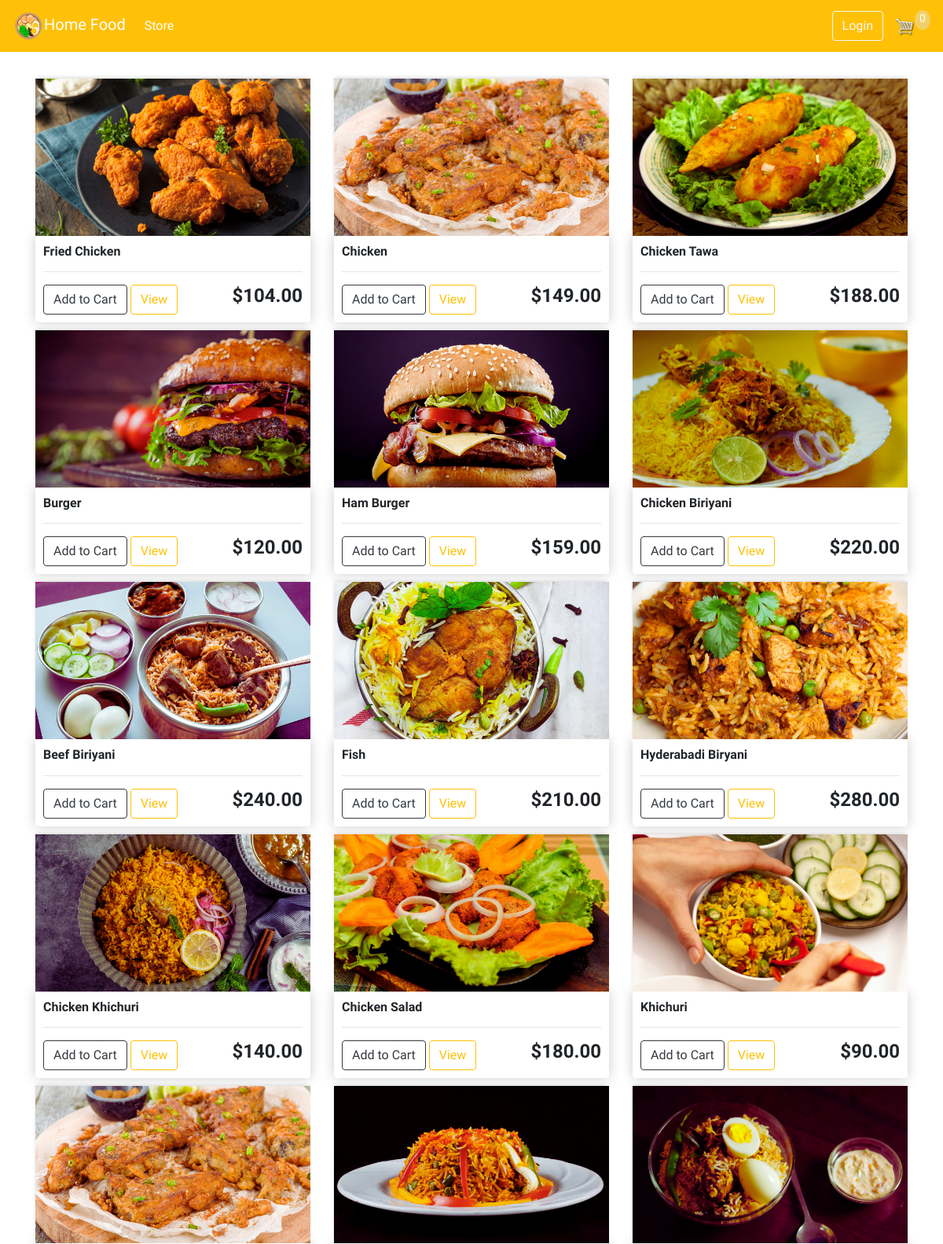
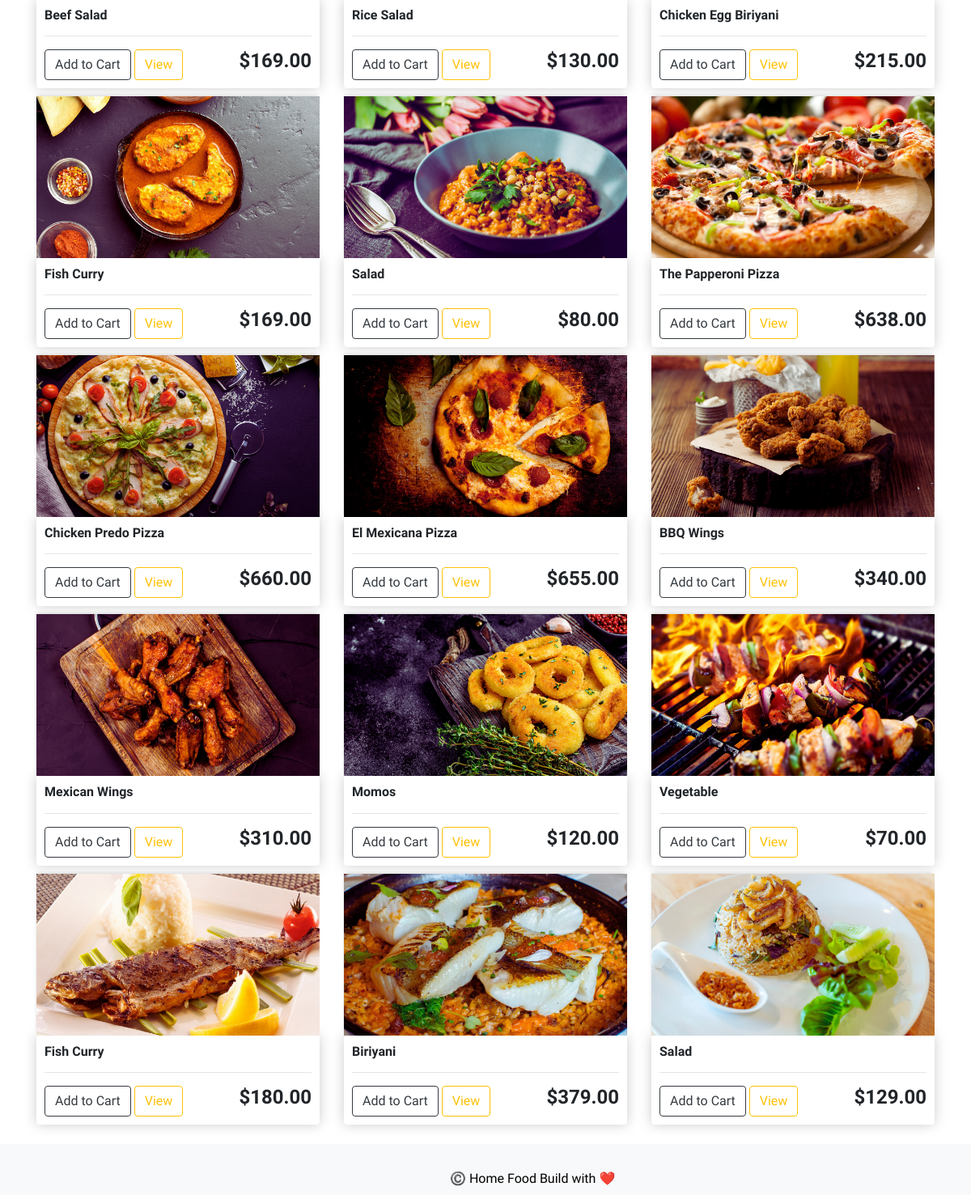
The page / on the database its author committed (2 pictures, top to bottom).
### store/models.py (models this page shows, shortened)
class Product(models.Model):
    name = models.CharField(max_length=200, null=True)
    price = models.FloatField(max_length=200, null=True)
    digital = models.BooleanField(default=False, null=True, blank=True)
    image = models.ImageField(null=True, blank=True)
    @property
    def imageURL(self):
        try:
            url = self.image.url
        except:
            url = ''
        return url

### store/views.py (the view)
# urls.py: path('', include('store.urls')),
def store(request):
    data = cartData(request)
    cartItems = data['cartItems']
    order = data['order']
    items = data['items']
    products = Product.objects.all()
    context = {'products': products, 'cartItems': cartItems}
    return render(request, 'store/store.html', context)

### store/utils.py (called while the page is built, shortened)
def cookieCart(request):
    try:
        cart = json.loads(request.COOKIES['cart'])
    except:
        cart = {}
        print('CART:', cart)
    items = []
    order = {'get_cart_total': 0, 'get_cart_items': 0, 'shipping': False}
    cartItems = order['get_cart_items']
    return {'cartItems': cartItems, 'order': order, 'items': items}

def cartData(request):
    if request.user.is_authenticated:
        customer = request.user.customer
        order, created = Order.objects.get_or_create(customer=customer, complete=False)
        items = order.orderitem_set.all()
        cartItems = order.get_cart_items
    else:
        cookieData = cookieCart(request)
        cartItems = cookieData['cartItems']
        order = cookieData['order']
        items = cookieData['items']
    return {'cartItems': cartItems, 'order': order, 'items': items}

### templates/store/store.html
{% extends 'store/main.html' %}
{% load static %}
{% block content %}
     <div class="row">
      {% for product in products %}
        <div class="col-lg-4">
            <img class="thumbnail" src="{{ product.imageURL }}">
            <div class="box-element product">
                <h6><strong>{{ product.name }}</strong></h6>
                <hr>
                <button data-product={{ product.id }} data-action="add" class="btn btn-outline-dark add-btn update-cart">Add to Cart</button>
                <a class="btn btn-outline-warning" href="#">View</a>
		        <h4 style="display: inline-block; float: right"><strong>${{ product.price|floatformat:2 }}</strong></h4>
            </div>
        </div>
      {% endfor product in products %}
    </div>
{% endblock content %}

### templates/store/main.html (shortened to what this page needs)
<!DOCTYPE html>
{% load static %}
<html>
    <head>
            <link rel="stylesheet" type="text/css" href="{% static 'css/main.css' %}">
            <link rel="stylesheet" href="https://maxcdn.bootstrapcdn.com/bootstrap/4.0.0/css/bootstrap.min.css">
     </head>
     <body style="font-family: 'Glory', sans-serif;">
        <nav class="navbar navbar-expand-lg navbar-dark bg-warning">
          <a class="navbar-brand" href="{% url 'store' %}"><img width="40px" height="40px" src="{% static 'images/family-food-logo.png' %}">Home Food</a>
          <div class="collapse navbar-collapse" id="navbarSupportedContent">
            <ul class="navbar-nav mr-auto">
              <li class="nav-item active">
                <a class="nav-link" href="{% url 'store' %}">Store <span class="sr-only">(current)</span></a>
              </li>
            </ul>
            <div class="form-inline my-2 my-lg-0">
                <a href="#"class="btn btn-outline-light" id="text-hover-color">Login</a>
                <a href="{% url 'cart' %}">
                    <img  id="cart-icon" src="{% static 'images/cart.png' %}">
                </a>
                <p id="cart-total">{{ cartItems }}</p>
            </div>
          </div>
        </nav>
         <div class="container">
                <br>
                {% block content %}
                 {% endblock content %}
                <br>
         </div>
      <nav class="navbar navbar-expand-lg navbar-light bg-light"><span style="font-family: 'Glory', sans-serif; color: black; margin-top: 2%; margin-left: 540px;"> ©️ Home Food Build with ❤️</span></nav>
     </body>
</html>

### static/css/main.css (style rules this page uses)
body { background-color: hsl(0, 0%, 98%); }
h1,h2,h3,h4,h5,h6 { color:hsl(0, 0%, 30%); }
.box-element { box-shadow:hsl(0, 0%, 80%) 0 0 16px; background-color: #fff; border-radius: 4px; padding: 10px; }
.thumbnail { width: 100%; height: 200px; -webkit-box-shadow: -1px -3px 5px -2px rgba(214,214,214,1); -moz-box-shadow: -1px -3px 5px -2px rgba(214,214,214,1); box-shadow: -1px -3px 5px -2px rgba(214,214,214,1); }
.product { border-radius: 0 0 4px 4px; }
#cart-icon { width:25px; display: inline-block; margin-left: 15px; }
#cart-total { display: block; text-align: center; color:#fff; background-color: #f1d06a; width: 20px; height: 25px; border-radius: 50%; font-size: 14px; }
.col-lg-4, .col-lg-6, .col-lg-8, .col-lg-12 { margin-top: 10px; }
.btn { border-radius: 0; }

### rows shown on the page
Product: imageURL (picture), name "Fried Chicken", price "104.00"
Product: imageURL (picture), name "Chicken", price "149.00"
Product: imageURL (picture), name "Chicken Tawa", price "188.00"
Product: imageURL (picture), name "Burger", price "120.00"
Product: imageURL (picture), name "Ham Burger", price "159.00"
Product: imageURL (picture), name "Chicken Biriyani", price "220.00"
Product: imageURL (picture), name "Beef Biriyani", price "240.00"
Product: imageURL (picture), name "Fish", price "210.00"
Product: imageURL (picture), name "Hyderabadi Biryani", price "280.00"
Product: imageURL (picture), name "Chicken Khichuri", price "140.00"
Product: imageURL (picture), name "Chicken Salad", price "180.00"
Product: imageURL (picture), name "Khichuri", price "90.00"
Product: imageURL (picture), name "Beef Salad", price "169.00"
Product: imageURL (picture), name "Rice Salad", price "130.00"
Product: imageURL (picture), name "Chicken Egg Biriyani", price "215.00"
Product: imageURL (picture), name "Fish Curry", price "169.00"
Product: imageURL (picture), name "Salad", price "80.00"
Product: imageURL (picture), name "The Papperoni Pizza", price "638.00"
Product: imageURL (picture), name "Chicken Predo Pizza", price "660.00"
Product: imageURL (picture), name "El Mexicana Pizza", price "655.00"
Product: imageURL (picture), name "BBQ Wings", price "340.00"
Product: imageURL (picture), name "Mexican Wings", price "310.00"
Product: imageURL (picture), name "Momos", price "120.00"
Product: imageURL (picture), name "Vegetable", price "70.00"
Product: imageURL (picture), name "Fish Curry", price "180.00"
Product: imageURL (picture), name "Biriyani", price "379.00"
Product: imageURL (picture), name "Salad", price "129.00"

### other values the page prints
{{ cartItems }} "0"
